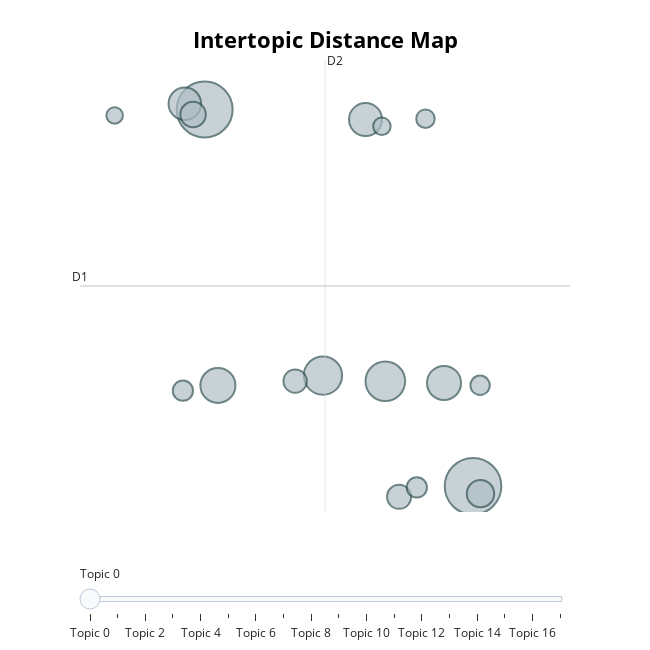

The notebook cell saved with this chart:
### Markdown cell above
This graph shows the 2D representation of the clusters, where the y-axis is the first dimensionality and the x-axis the second dimensionality.

Use the slider to select a topic, which will then light up. Hovering over a topic will give the topic size and its label. If you hold and drag with your mouse pointer you can zoom into the map to analyze the cluster structure.

### Code cell
topic_model.visualize_topics(custom_labels=True)

### Figure 1 — Plotly figure (JSON) as saved in the notebook; plotly's stock layout.template omitted (floating-point values rounded to 4 significant figures)
{"data": [{"customdata": [[0, "Plastic Waste Recycling Solutions", 94], [1, "Industrial Heat Pump Integration", 92], [2, "Advanced Pyrolysis Biofuel Projects", 46], [3, "Sustainable Bioethanol Production Technology", 43], [4, "Innovative Water Treatment Membranes", 36], [5, "Sustainable Formic Acid Production", 34], [6, "Steel Production Pilot Project", 32], [7, "Energy-efficient spray drying innovations", 31], [8, "Concrete Recycling Innovations", 22], [9, "Energy Efficiency Software Development", 19], [10, "Circular Foam Materials Development", 17], [11, "Sustainable Bioaromatics Coatings", 16], [12, "Tire Recycling Innovations", 12], [13, "Energy-efficient spray drying processes", 12], [14, "Green Hydrogen Safety Standardization", 11], [15, "Innovation Roadmap for SME Efficiency", 10], [16, "Sustainable Metal Waste Processing", 9], [17, "Sustainable Coffee Roasting Technology", 8]], "hovertemplate": "<b>Topic %{customdata[0]}</b><br>%{customdata[1]}<br>Size: %{customdata[2]}", "legendgroup": "", "marker": {"color": "#B0BEC5", "line": {"color": "DarkSlateGrey", "width": 2}, "size": [94, 92, 46, 43, 36, 34, 32, 31, 22, 19, 17, 16, 12, 12, 11, 10, 9, 8], "sizemode": "area", "sizeref": 0.05875, "symbol": "circle"}, "mode": "markers", "name": "", "orientation": "v", "showlegend": false, "type": "scatter", "x": [5.217, 2.841, 4.441, 3.888, 2.958, 4.96, 4.266, 2.665, 5.283, 2.738, 4.563, 3.642, 4.72, 2.648, 5.28, 4.796, 4.41, 2.044], "xaxis": "x", "y": [-4.913, 15.52, 0.7816, 1.092, 0.5585, 0.6946, 14.98, 15.83, -5.312, 15.25, -5.484, 0.7928, -4.976, 0.2717, 0.5655, 15.02, 14.61, 15.2], "yaxis": "y"}], "layout": {"annotations": [{"showarrow": false, "text": "D1", "x": 1.737, "y": 5.95, "yshift": 10}, {"showarrow": false, "text": "D2", "x": 3.907, "xshift": 10, "y": 18.21}], "height": 650, "hoverlabel": {"bgcolor": "white", "font": {"family": "Rockwell", "size": 16}}, "legend": {"itemsizing": "constant", "tracegroupgap": 0}, "margin": {"t": 60}, "shapes": [{"line": {"color": "#CFD8DC", "width": 2}, "type": "line", "x0": 3.907, "x1": 3.907, "y0": -6.307, "y1": 18.21}, {"line": {"color": "#9E9E9E", "width": 2}, "type": "line", "x0": 1.737, "x1": 6.076, "y0": 5.95, "y1": 5.95}], "sliders": [{"active": 0, "pad": {"t": 50}, "steps": [{"args": [{"marker.color": [["red", "#B0BEC5", "#B0BEC5", "#B0BEC5", "#B0BEC5", "#B0BEC5", "#B0BEC5", "#B0BEC5", "#B0BEC5", "#B0BEC5", "#B0BEC5", "#B0BEC5", "#B0BEC5", "#B0BEC5", "#B0BEC5", "#B0BEC5", "#B0BEC5", "#B0BEC5"]]}], "label": "Topic 0", "method": "update"}, {"args": [{"marker.color": [["#B0BEC5", "red", "#B0BEC5", "#B0BEC5", "#B0BEC5", "#B0BEC5", "#B0BEC5", "#B0BEC5", "#B0BEC5", "#B0BEC5", "#B0BEC5", "#B0BEC5", "#B0BEC5", "#B0BEC5", "#B0BEC5", "#B0BEC5", "#B0BEC5", "#B0BEC5"]]}], "label": "Topic 1", "method": "update"}, {"args": [{"marker.color": [["#B0BEC5", "#B0BEC5", "red", "#B0BEC5", "#B0BEC5", "#B0BEC5", "#B0BEC5", "#B0BEC5", "#B0BEC5", "#B0BEC5", "#B0BEC5", "#B0BEC5", "#B0BEC5", "#B0BEC5", "#B0BEC5", "#B0BEC5", "#B0BEC5", "#B0BEC5"]]}], "label": "Topic 2", "method": "update"}, {"args": [{"marker.color": [["#B0BEC5", "#B0BEC5", "#B0BEC5", "red", "#B0BEC5", "#B0BEC5", "#B0BEC5", "#B0BEC5", "#B0BEC5", "#B0BEC5", "#B0BEC5", "#B0BEC5", "#B0BEC5", "#B0BEC5", "#B0BEC5", "#B0BEC5", "#B0BEC5", "#B0BEC5"]]}], "label": "Topic 3", "method": "update"}, {"args": [{"marker.color": [["#B0BEC5", "#B0BEC5", "#B0BEC5", "#B0BEC5", "red", "#B0BEC5", "#B0BEC5", "#B0BEC5", "#B0BEC5", "#B0BEC5", "#B0BEC5", "#B0BEC5", "#B0BEC5", "#B0BEC5", "#B0BEC5", "#B0BEC5", "#B0BEC5", "#B0BEC5"]]}], "label": "Topic 4", "method": "update"}, {"args": [{"marker.color": [["#B0BEC5", "#B0BEC5", "#B0BEC5", "#B0BEC5", "#B0BEC5", "red", "#B0BEC5", "#B0BEC5", "#B0BEC5", "#B0BEC5", "#B0BEC5", "#B0BEC5", "#B0BEC5", "#B0BEC5", "#B0BEC5", "#B0BEC5", "#B0BEC5", "#B0BEC5"]]}], "label": "Topic 5", "method": "update"}, {"args": [{"marker.color": [["#B0BEC5", "#B0BEC5", "#B0BEC5", "#B0BEC5", "#B0BEC5", "#B0BEC5", "red", "#B0BEC5", "#B0BEC5", "#B0BEC5", "#B0BEC5", "#B0BEC5", "#B0BEC5", "#B0BEC5", "#B0BEC5", "#B0BEC5", "#B0BEC5", "#B0BEC5"]]}], "label": "Topic 6", "method": "update"}, {"args": [{"marker.color": [["#B0BEC5", "#B0BEC5", "#B0BEC5", "#B0BEC5", "#B0BEC5", "#B0BEC5", "#B0BEC5", "red", "#B0BEC5", "#B0BEC5", "#B0BEC5", "#B0BEC5", "#B0BEC5", "#B0BEC5", "#B0BEC5", "#B0BEC5", "#B0BEC5", "#B0BEC5"]]}], "label": "Topic 7", "method": "update"}, {"args": [{"marker.color": [["#B0BEC5", "#B0BEC5", "#B0BEC5", "#B0BEC5", "#B0BEC5", "#B0BEC5", "#B0BEC5", "#B0BEC5", "red", "#B0BEC5", "#B0BEC5", "#B0BEC5", "#B0BEC5", "#B0BEC5", "#B0BEC5", "#B0BEC5", "#B0BEC5", "#B0BEC5"]]}], "label": "Topic 8", "method": "update"}, {"args": [{"marker.color": [["#B0BEC5", "#B0BEC5", "#B0BEC5", "#B0BEC5", "#B0BEC5", "#B0BEC5", "#B0BEC5", "#B0BEC5", "#B0BEC5", "red", "#B0BEC5", "#B0BEC5", "#B0BEC5", "#B0BEC5", "#B0BEC5", "#B0BEC5", "#B0BEC5", "#B0BEC5"]]}], "label": "Topic 9", "method": "update"}, {"args": [{"marker.color": [["#B0BEC5", "#B0BEC5", "#B0BEC5", "#B0BEC5", "#B0BEC5", "#B0BEC5", "#B0BEC5", "#B0BEC5", "#B0BEC5", "#B0BEC5", "red", "#B0BEC5", "#B0BEC5", "#B0BEC5", "#B0BEC5", "#B0BEC5", "#B0BEC5", "#B0BEC5"]]}], "label": "Topic 10", "method": "update"}, {"args": [{"marker.color": [["#B0BEC5", "#B0BEC5", "#B0BEC5", "#B0BEC5", "#B0BEC5", "#B0BEC5", "#B0BEC5", "#B0BEC5", "#B0BEC5", "#B0BEC5", "#B0BEC5", "red", "#B0BEC5", "#B0BEC5", "#B0BEC5", "#B0BEC5", "#B0BEC5", "#B0BEC5"]]}], "label": "Topic 11", "method": "update"}, {"args": [{"marker.color": [["#B0BEC5", "#B0BEC5", "#B0BEC5", "#B0BEC5", "#B0BEC5", "#B0BEC5", "#B0BEC5", "#B0BEC5", "#B0BEC5", "#B0BEC5", "#B0BEC5", "#B0BEC5", "red", "#B0BEC5", "#B0BEC5", "#B0BEC5", "#B0BEC5", "#B0BEC5"]]}], "label": "Topic 12", "method": "update"}, {"args": [{"marker.color": [["#B0BEC5", "#B0BEC5", "#B0BEC5", "#B0BEC5", "#B0BEC5", "#B0BEC5", "#B0BEC5", "#B0BEC5", "#B0BEC5", "#B0BEC5", "#B0BEC5", "#B0BEC5", "#B0BEC5", "red", "#B0BEC5", "#B0BEC5", "#B0BEC5", "#B0BEC5"]]}], "label": "Topic 13", "method": "update"}, {"args": [{"marker.color": [["#B0BEC5", "#B0BEC5", "#B0BEC5", "#B0BEC5", "#B0BEC5", "#B0BEC5", "#B0BEC5", "#B0BEC5", "#B0BEC5", "#B0BEC5", "#B0BEC5", "#B0BEC5", "#B0BEC5", "#B0BEC5", "red", "#B0BEC5", "#B0BEC5", "#B0BEC5"]]}], "label": "Topic 14", "method": "update"}, {"args": [{"marker.color": [["#B0BEC5", "#B0BEC5", "#B0BEC5", "#B0BEC5", "#B0BEC5", "#B0BEC5", "#B0BEC5", "#B0BEC5", "#B0BEC5", "#B0BEC5", "#B0BEC5", "#B0BEC5", "#B0BEC5", "#B0BEC5", "#B0BEC5", "red", "#B0BEC5", "#B0BEC5"]]}], "label": "Topic 15", "method": "update"}, {"args": [{"marker.color": [["#B0BEC5", "#B0BEC5", "#B0BEC5", "#B0BEC5", "#B0BEC5", "#B0BEC5", "#B0BEC5", "#B0BEC5", "#B0BEC5", "#B0BEC5", "#B0BEC5", "#B0BEC5", "#B0BEC5", "#B0BEC5", "#B0BEC5", "#B0BEC5", "red", "#B0BEC5"]]}], "label": "Topic 16", "method": "update"}, {"args": [{"marker.color": [["#B0BEC5", "#B0BEC5", "#B0BEC5", "#B0BEC5", "#B0BEC5", "#B0BEC5", "#B0BEC5", "#B0BEC5", "#B0BEC5", "#B0BEC5", "#B0BEC5", "#B0BEC5", "#B0BEC5", "#B0BEC5", "#B0BEC5", "#B0BEC5", "#B0BEC5", "red"]]}], "label": "Topic 17", "method": "update"}]}], "title": {"font": {"color": "Black", "size": 22}, "text": "<b>Intertopic Distance Map</b>", "x": 0.5, "xanchor": "center", "y": 0.95, "yanchor": "top"}, "width": 650, "xaxis": {"anchor": "y", "domain": [0, 1], "range": [1.737, 6.076], "title": {"text": ""}, "visible": false}, "yaxis": {"anchor": "x", "domain": [0, 1], "range": [-6.307, 18.21], "title": {"text": ""}, "visible": false}}}
